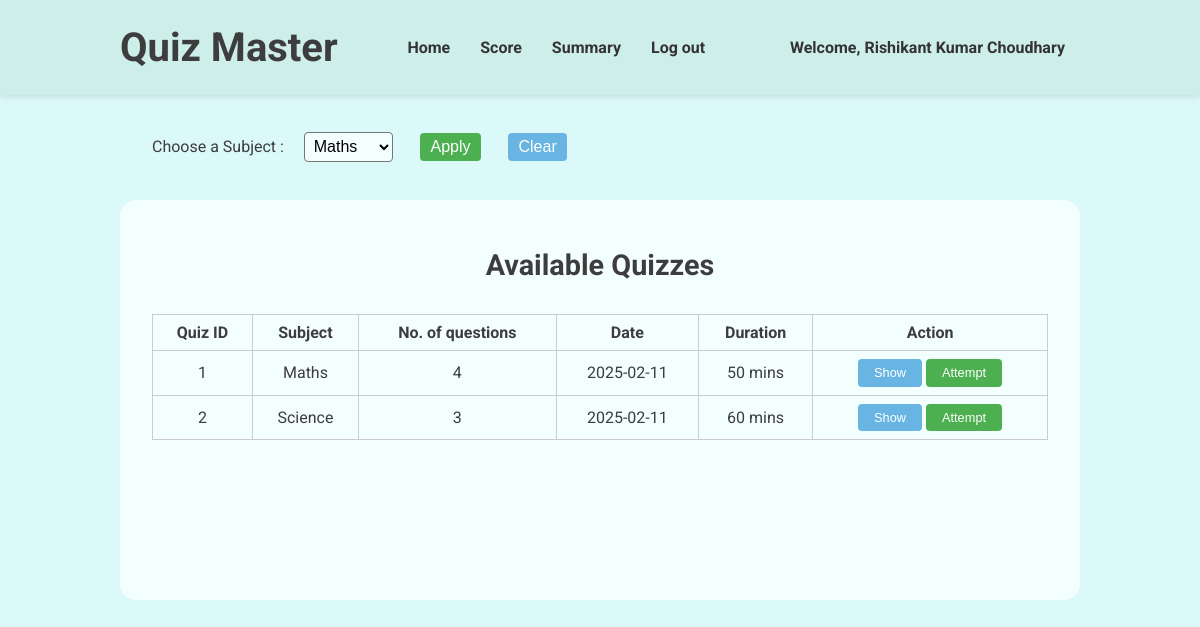
/dashboard (signed in), run on the app's committed database.
### models.py (models this page shows, shortened)
class User(db.Model, UserMixin):
    __tablename__ = 'users'
    id = db.Column(db.Integer, primary_key=True)
    username = db.Column(db.String(80), unique=True, nullable=False)
    passhash = db.Column(db.String(256), nullable=False)
    fullname = db.Column(db.String(80), nullable=False)
    qualification = db.Column(db.String(80), nullable=False)
    dob = db.Column(db.Date, nullable=False)
    is_admin = db.Column(db.Boolean, nullable=False, default=False)
    @property
    def password(self):
        raise AttributeError('Password is not a readable attribute')

class Quizzes(db.Model):
    __tablename__ = 'quizzes'
    quizid = db.Column(db.Integer, primary_key=True)
    quizname = db.Column(db.String(80), unique=False, nullable=False)
    subjectid = db.Column(db.Integer, db.ForeignKey('subjects.subjectid'), nullable=False)
    duration = db.Column(db.Integer, nullable=False)
    quizdate = db.Column(db.Date, nullable=False)
    questions = db.relationship('Questions', backref='quiz', lazy=True)

class Subjects(db.Model):
    __tablename__ = 'subjects'
    subjectid = db.Column(db.Integer, primary_key=True)
    subjectname = db.Column(db.String(80), unique=False, nullable=False)
    subjectdesc = db.Column(db.String(512), nullable=False)
    chapters = db.relationship('Chapters', backref='subject', lazy=True)

### routes.py (the view)
@app.route('/dashboard', methods=['GET', 'POST'])
@login_required
def dashboard():
    if request.method == 'POST':
        subject = request.form.get('subject')
        return render_template('dashboard.html', user = current_user, subjects = Subjects.query.all(), quizzes = Quizzes.query.filter_by(subjectid=Subjects.query.filter_by(subjectname=subject).first().subjectid).all())
    return render_template('dashboard.html', user = current_user, subjects = Subjects.query.all(), quizzes = Quizzes.query.all())

### app.py (called while the page is built)
@login_manager.user_loader
def load_user(userid):
    return models.User.query.get(int(userid))

### templates/dashboard.html (shortened to what this page needs)
{% extends "base.html" %} {% block title %}Dashboard | Quiz Master{% endblock %}
{% block stylesheet %}
<link rel="stylesheet" href="{{ url_for('static', filename='navbar.css') }}" />
<link
  rel="stylesheet"
  href="{{ url_for('static', filename='dashboard.css') }}"
/>
{% endblock%} {% block navbar %}
<header>
  <div class="header-container">
    <h1>Quiz Master</h1>
    <nav>
      <ul>
        <li>
          <a href="/dashboard">Home</a>
        </li>
        <li>
          <a href="/score">Score</a>
        </li>
        <li>
          <a href="/summary">Summary</a>
        </li>
        <li>
          <a href="/logout">Log out</a>
        </li>
      </ul>
    </nav>
    <a href="/profile">Welcome, {{ user.fullname}}</a>
  </div>
</header>
{% endblock %} {% block content %}
<main>
  <div class="topbar">
    <form method="post">
      <label for="subject">Choose a Subject : </label>
      <select id="subject" name="subject">
        {% for subject in subjects %}
        <option value="{{ subject.subjectname }}">
          {{ subject.subjectname }}
        </option>
        {% endfor %}
      </select>
      <button type="submit" id="apply">Apply</button>
    </form>
    <button id="clear" onclick="window.location.href='/dashboard'">
      Clear
    </button>
  </div>
  <div class="quiz-display">
    <h2>Available Quizzes</h2>
    <table>
      <thead>
        <tr>
          <th>Quiz ID</th>
          <th>Subject</th>
          <th>No. of questions</th>
          <th>Date</th>
          <th>Duration</th>
          <th>Action</th>
        </tr>
      </thead>
      <tbody>
        {% for quiz in quizzes %}
        <tr>
          <td>{{ quiz.quizid }}</td>
          <td>
            {% for subject in subjects %} {% if subject.subjectid ==
            quiz.subjectid %} {{ subject.subjectname }} {% endif %} {% endfor %}
          </td>
          <td>{{ quiz.questions|length }}</td>
          <td>{{ quiz.quizdate}}</td>
          <td>{{ quiz.duration }} mins</td>
          <td>
            <button class="show-quiz-btn" onclick="showQuiz({{ quiz.quizid }})">
              Show
            </button>
            <button
              class="attempt-quiz-btn"
              onclick="attemptQuiz({{ quiz.quizid }})"
            >
              Attempt
            </button>
          </td>
        </tr>
        {% endfor %}
      </tbody>
    </table>
  </div>
</main>
{% endblock %}

### static/index.css (style rules this page uses)
* { margin: 0; padding: 0; box-sizing: border-box; }
body { background-color: #dbf9f8; color: #3d3d3d; font-family: 'roboto', sans-serif; }

### static/navbar.css (style rules this page uses)
header { background-color: #cdeee9; padding: 1.5rem; box-shadow: 0 2px 5px rgba(0, 0, 0, 0.1); }
.header-container { margin: auto; width: 80vw; display: flex; justify-content: space-between; align-items: center; }
header h1 { margin: 0; font-size: 2.5rem; color: #3d3d3d; }
header nav ul { list-style: none; display: flex; }
header a { margin: 0 15px; text-decoration: none; color: #333; font-weight: bold; }

### static/dashboard.css (style rules this page uses)
.topbar { margin: 2rem; }
.topbar form { display: inline; }
.topbar select { margin-left: 1rem; padding: 0.3rem; font-size: 1rem; border-radius: 0.25rem; background-color: #f3ffff; }
.topbar button { margin: 0.4rem 1.5rem; padding: 5px 10px; font-size: 1rem; border: none; border-radius: 0.25rem; cursor: pointer; color: #fff; }
#apply { background-color: #4caf50; }
#clear { background-color: #68b4e2; margin-left: 0; }
.quiz-display { padding: 1rem 2rem; min-height: 50vh; width: 100%; display: flex; flex-direction: column; align-items: center; background-color: #f3ffff; border-radius: 1rem; }
.quiz-display h2 { margin-top: 2rem; font-size: 1.8rem; }
.quiz-display table { margin: 2rem 0; width: 100%; border-collapse: collapse; }
.quiz-display table th, .quiz-display table td { border: 1px solid #ccc; padding: 8px; text-align: center; }
.quiz-display table button { padding: 0.4rem 1rem; font-size: 0.8rem; color: white; border: none; border-radius: 0.25rem; cursor: pointer; }
.attempt-quiz-btn { background-color: #4caf50; }
.show-quiz-btn { background-color: #68b4e2; }

### data on the page
User: fullname "Rishikant Kumar Choudhary"
Quizzes: quizid "1", questions|length "4", quizdate "2025-02-11", duration "50"
Subjects: subjectname "Maths"
Quizzes: quizid "2", questions|length "3", quizdate "2025-02-11", duration "60"
Subjects: subjectname "Science"

### other printed values
form field subject "Maths"
